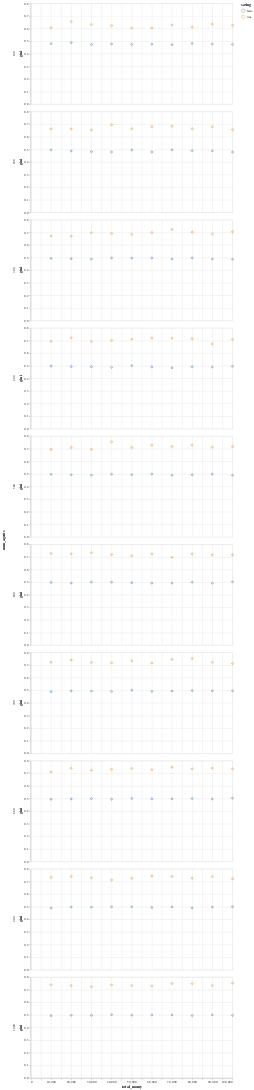

The code cell stored with this chart in its notebook:
### Markdown cell above
第 3 题：刚才的图形里面，咱们只截取了 `num_agents` 为 100 人的情况。如果我们希望用一张图，就把 `num_agents` 的所有取值都展现出来。就像下图一样，该怎么做？

### Code cell
#hide

alt.Chart(df).mark_point().encode(
    alt.X("total_money:Q"),
    alt.Y("gini:Q"),
    alt.Color("saving:N"),
    alt.Row("num_agents:Q")
).properties(width=600)

### Figure 1 — Vega-Lite specification as saved in the notebook (floating-point values rounded to 4 significant figures; data arrays with more than 128 entries replaced by an {"elided": "..."} marker saying what was removed)
{"config": {"view": {"continuousWidth": 400, "continuousHeight": 300}}, "data": {"name": "data-a9e627d6c4daf68e62ef131fd23b1693"}, "mark": "point", "encoding": {"color": {"type": "nominal", "field": "saving"}, "row": {"type": "quantitative", "field": "num_agents"}, "x": {"type": "quantitative", "field": "total_money"}, "y": {"type": "quantitative", "field": "gini"}}, "width": 600, "$schema": "https://vega.github.io/schema/vega-lite/v4.0.2.json", "datasets": {"data-a9e627d6c4daf68e62ef131fd23b1693": {"elided": "200 records"}}}
